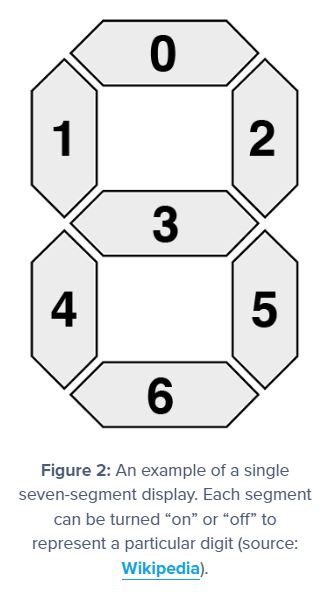
#> input picture digits_extraction/Example2/digital_number.JPG, 332 x 600 px, found by its file name
$ jupyter execute 'Digital Number Extraction - 2.ipynb'
#> lines starting #> are read from the running program, lines starting #| are printed output that depends on the picture; after the words box and inside, x2 and y2 are one past the last pixel; in counts of white or black regions, pixels touching at a corner belong together
[cell 1]
# import the necessary packages
from PIL import Image
import pytesseract
import argparse
import cv2
import os
import pkg_resources
import matplotlib.pyplot as plt
import re
from imutils import contours
import imutils
import numpy as np

[cell 2]
from pylab import rcParams
rcParams['figure.figsize'] = 15,8

[cell 3]
path = 'C:\\Drives\\Drive F\\Python\\OpenCV\\Computer-Vision-with-Python\\Computer-Vision-with-Python\\DATA'

[cell 4]
digit_path = path + "\\digital_number.jpg"
digit_img = cv2.imread(digit_path)
#> digit_img is the input picture: shape (600, 332, 3); mean B, G, R 235, 234.5, 234
plt.imshow(digit_img)

[cell 5]
# define the dictionary of digit segments so we can identify each digit
DIGITS_LOOKUP = {
    (1, 1, 1, 0, 1, 1, 1): 0,
    (0, 0, 1, 0, 0, 1, 0): 1,
    (1, 0, 1, 1, 1, 0, 1): 2,
    (1, 0, 1, 1, 0, 1, 1): 3,
    (0, 1, 1, 1, 0, 1, 0): 4,
    (1, 1, 0, 1, 0, 1, 1): 5,
    (1, 1, 0, 1, 1, 1, 1): 6,
    (1, 0, 1, 0, 0, 1, 0): 7,
    (1, 1, 1, 1, 1, 1, 1): 8,
    (1, 1, 1, 1, 0, 1, 1): 9
}

[cell 6]
image_path = path + "\\numbers.jpg"
img = cv2.imread(image_path)
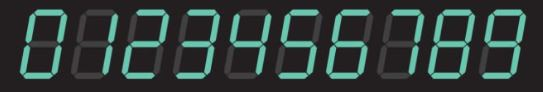
#> input picture digits_extraction/Example2/numbers.jpg, 543 x 92 px, found by its file name
#> img is the input picture: shape (92, 543, 3); mean B, G, R 57.7, 60.5, 48.4
plt.imshow(img);

[cell 7]
gray_img = cv2.cvtColor(img,cv2.COLOR_BGR2GRAY)
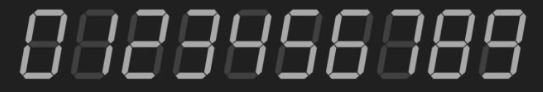
#> gray_img: shape (92, 543); min 15, max 187, mean 56.5
ret,thresh = cv2.threshold(gray_img,50,255,cv2.THRESH_BINARY | cv2.THRESH_OTSU)
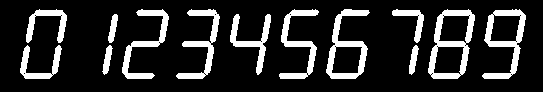
#> thresh: shape (92, 543); 16.5% white; 13 white regions, largest, box (x1, y1, x2, y2) and area: (428, 9, 475, 79) 1173, (326, 9, 370, 79) 1014, (482, 9, 526, 79) 1014
#> ret = 96
kernel = cv2.getStructuringElement(cv2.MORPH_ELLIPSE, (1, 5))
thresh = cv2.morphologyEx(thresh, cv2.MORPH_OPEN, kernel)
#> thresh: shape (92, 543); 16.2% white; 20 white regions, largest, box (x1, y1, x2, y2) and area: (327, 9, 368, 79) 999, (485, 9, 526, 75) 837, (122, 9, 168, 79) 826
plt.imshow(thresh,cmap='gray')

[cell 8]
kernel = np.ones((5,5),np.uint8)
closing = cv2.morphologyEx(thresh,cv2.MORPH_CLOSE,kernel)
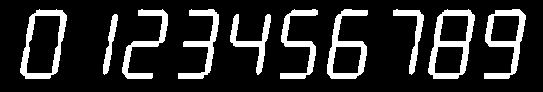
#> closing: shape (92, 543); 16.5% white; 10 white regions
plt.imshow(closing,cmap='gray')

[cell 9]
rot_img = imutils.rotate_bound(closing,0)
plt.imshow(rot_img,cmap='gray')

[cell 10]
cnts = cv2.findContours(rot_img.copy(), cv2.RETR_EXTERNAL, cv2.CHAIN_APPROX_SIMPLE)
#> cnts = 10 contours; largest, box (x1, y1, x2, y2) and area: (20, 9, 67, 79) 2389, (428, 9, 475, 79) 2387, (327, 9, 368, 79) 1552, (484, 9, 526, 79) 1526, (178, 9, 219, 79) 686
cnts = imutils.grab_contours(cnts)
digitCnts = []
# loop over the digit area candidates
image_w_bbox = img.copy()
image_w_bbox = imutils.rotate_bound(image_w_bbox,0)

for idx,c in enumerate(cnts):
  # compute the bounding box of the contour
    (x, y, w, h) = cv2.boundingRect(c)

    print(f'{idx} : {(x, y, w, h)}')
    # if the contour is sufficiently large, it must be a digit
    if w >= 10 and (h >= 55 and h <= 80):
        digitCnts.append(c)
        image_w_bbox = cv2.rectangle(image_w_bbox,(x, y),(x+w, y+h),(0, 255, 0),2)
#> this loop made 10 passes
#> (x, y, w, h) on passes 1 to 10: (230, 14, 41, 61), (103, 14, 15, 61), (484, 9, 42, 70), (428, 9, 47, 70), (393, 9, 31, 66), (327, 9, 41, 70), (280, 9, 38, 70), (178, 9, 41, 70), (122, 9, 46, 70), (20, 9, 47, 70)
#| 0 : (230, 14, 41, 61)
#| 1 : (103, 14, 15, 61)
#| 2 : (484, 9, 42, 70)
#| 3 : (428, 9, 47, 70)
#| 4 : (393, 9, 31, 66)
#| 5 : (327, 9, 41, 70)
#| 6 : (280, 9, 38, 70)
#| 7 : (178, 9, 41, 70)
#> (further printed lines are left out)
#> pass 1, `image_w_bbox = cv2.rectangle(image_w_bbox,(x, y),(x+w, y+h),(0, 255, 0..`:
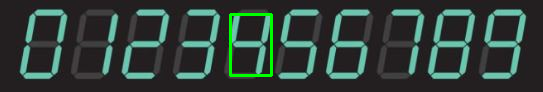
#> image_w_bbox: shape (92, 543, 3); 1.22% of pixels changed, all inside (x1, y1, x2, y2) = (229, 13, 273, 77)
#> pass 2, `image_w_bbox = cv2.rectangle(image_w_bbox,(x, y),(x+w, y+h),(0, 255, 0..`:
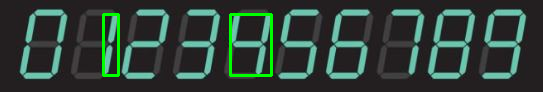
#> image_w_bbox: shape (92, 543, 3); 0.9% of pixels changed, all inside (x1, y1, x2, y2) = (102, 13, 120, 77)
#> pass 3, `image_w_bbox = cv2.rectangle(image_w_bbox,(x, y),(x+w, y+h),(0, 255, 0..`:
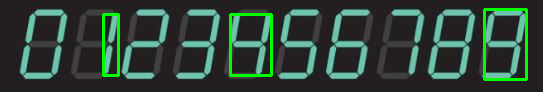
#> image_w_bbox: shape (92, 543, 3); 1.34% of pixels changed, all inside (x1, y1, x2, y2) = (483, 8, 528, 81)
#> after the loop:
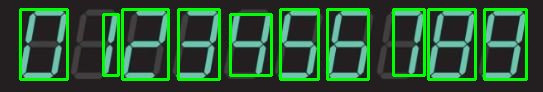
#> image_w_bbox: shape (92, 543, 3); 9.28% of pixels changed, all inside (x1, y1, x2, y2) = (19, 8, 477, 81)
#> after the loop, digitCnts has the same summary as cnts
plt.imshow(image_w_bbox,cmap='gray')

[cell 11]
len(digitCnts)
#> Out = 10

[cell 12]
# sort the contours from left-to-right
digitCnts = contours.sort_contours(digitCnts,method="left-to-right")[0]
#> digitCnts = 10 contours; largest, box (x1, y1, x2, y2) and area: (20, 9, 67, 79) 2389, (428, 9, 475, 79) 2387, (327, 9, 368, 79) 1552, (484, 9, 526, 79) 1526, (122, 9, 168, 79) 686
# len(digitCnts) # to check how many digits have been recognized

digits = []
counter = 0
# loop over each of the digits
for c in digitCnts:

    # extract the digit ROI
    (x, y, w, h) = cv2.boundingRect(c)

    if w < 20: # it turns out we can recognize number 1 based on the ROI width
        digits.append(1)

    else: # for digits othan than the number 1
        roi = rot_img[y-3:y + h+1, x-3:x + w+1]
        #roi = rot_img[y-2:y + h, x-2:x + w] 1,2,3,4,5,7,9

        plt.imsave(f"{path}\\{counter}.jpg",roi)
        counter = counter + 1

        # compute the width and height of each of the 7 segments we are going to examine

        (roiH, roiW) = roi.shape
        (dW, dH) = (int(roiW * 0.25), int(roiH * 0.15))
        dHC = int(roiH * 0.05)
        # define the set of 7 segments
        segments = [
          ((0, 0), (w, dH)),	# top
          ((0, 0), (dW + 5, h // 2 + 5)),	# top-left
          ((w - dW, 0), (w, h // 2)),	# top-right
          ((0, (h // 2) - dHC) , (w, (h // 2) + dHC)), # center
          ((0, h // 2), (dW, h)),	# bottom-left
          ((w - dW, h // 2), (w, h)),	# bottom-right
          ((0, h - dH), (w, h))	# bottom
        ]
        on = [0] * len(segments)

      # loop over the segments

        for (i, ((xA, yA), (xB, yB))) in enumerate(segments):

            # extract the segment ROI, count the total number of thresholded pixels
            # in the segment, and then compute the area of the segment

            segROI = roi[yA:yB, xA:xB]
            total = cv2.countNonZero(segROI)
            area = (xB - xA) * (yB - yA)

            #print(f'Total : {total}, Area : {area}, Ratio : {round(total/area,2)}')

            # if the total number of non-zero pixels is greater than
            # 30% of the area, mark the segment as "on"

            if total / float(area) > 0.23:
                on[i]= 1

        # lookup the digit and draw it on the image
        digit = DIGITS_LOOKUP.get(tuple(on))
        digits.append(digit)
#> this loop made 10 passes
#> (x, y, w, h, roiH, roiW, dW, dH) on passes 1, 3, 4, 5, 6, 7, 8, 9, 10: (20, 9, 47, 70, 74, 51, 12, 11), (122, 9, 46, 70, 74, 50, 12, 11), (178, 9, 41, 70, 74, 45, 11, 11), (230, 14, 41, 61, 65, 45, 11, 9), (280, 9, 38, 70, 74, 42, 10, 11), (327, 9, 41, 70, 74, 45, 11, 11), (393, 9, 31, 66, 70, 35, 8, 10), (428, 9, 47, 70, 74, 51, 12, 11), (484, 9, 42, 70, 74, 46, 11, 11)
#> pass 1, `plt.imsave(f"{path}\\{counter}.jpg",roi)`:
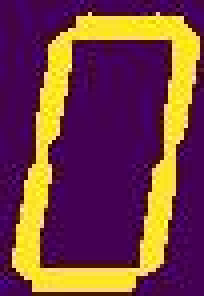
#> saved as 0.jpg: shape (74, 51, 3) (shown 4 times larger); mean R, G, B 117.4, 63.2, 71.1
#> pass 3, `roi = rot_img[y-3:y + h+1, x-3:x + w+1]`:
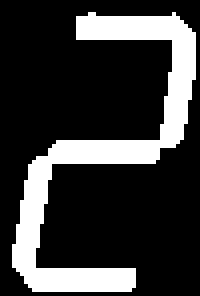
#> roi: shape (74, 50) (shown 4 times larger); 22.5% white; 1 white region, box (x1, y1, x2, y2) and area: (3, 3, 49, 73) 831
#> after the loop, counter = 9; digits = [0, 1, 2, 3, 4, 5, 6, 7, 8, 9]

print("Here are the digits from left to right...")
print(digits)
#| [0, 1, 2, 3, 4, 5, 6, 7, 8, 9]
